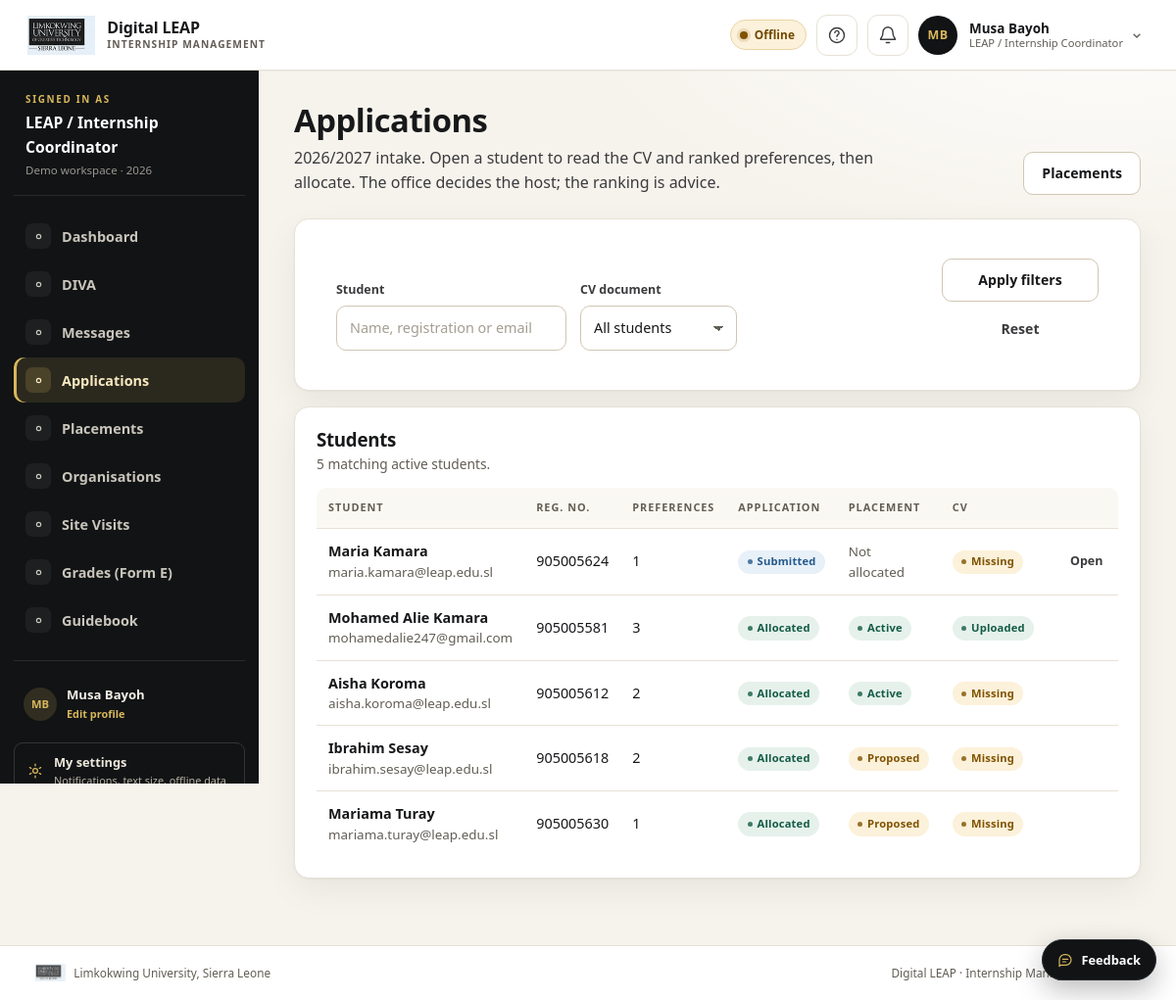
The page /digital-leap/index.php?r=coordinator/applications (signed in) on the database its author committed.
### tables this page shows
CREATE TABLE users (
  user_id           INT UNSIGNED NOT NULL AUTO_INCREMENT,
  role_id           TINYINT UNSIGNED NOT NULL,
  organisation_id   INT UNSIGNED NULL,
  first_name        VARCHAR(60)  NOT NULL,
  last_name         VARCHAR(60)  NOT NULL,
  email             VARCHAR(120) NOT NULL,
  phone             VARCHAR(25)  NULL,
  password_hash     VARCHAR(255) NULL,
  status            ENUM('invited','active','suspended') NOT NULL DEFAULT 'invited',
  must_change_password TINYINT(1) NOT NULL DEFAULT 0,
  failed_attempts   TINYINT UNSIGNED NOT NULL DEFAULT 0,
  locked_until      DATETIME NULL,
  last_login_at     DATETIME NULL,
  created_at        DATETIME NOT NULL DEFAULT CURRENT_TIMESTAMP,
  updated_at        DATETIME NOT NULL DEFAULT CURRENT_TIMESTAMP ON UPDATE CURRENT_TIMESTAMP,
  PRIMARY KEY (user_id),
  UNIQUE KEY uq_users_email (email),
  KEY idx_users_role (role_id, status),
  KEY idx_users_org (organisation_id),
  CONSTRAINT fk_users_role FOREIGN KEY (role_id) REFERENCES roles (role_id),
  CONSTRAINT fk_users_org FOREIGN KEY (organisation_id) REFERENCES organisation (org_id) ON DELETE SET NULL
);

CREATE TABLE roles (
  role_id     TINYINT UNSIGNED NOT NULL AUTO_INCREMENT,
  role_key    VARCHAR(30)  NOT NULL,
  role_name   VARCHAR(60)  NOT NULL,
  description VARCHAR(255) NULL,
  created_at  DATETIME NOT NULL DEFAULT CURRENT_TIMESTAMP,
  PRIMARY KEY (role_id),
  UNIQUE KEY uq_roles_key (role_key)
);

CREATE TABLE student (
  student_id    INT UNSIGNED NOT NULL AUTO_INCREMENT,
  user_id       INT UNSIGNED NOT NULL,
  reg_no        VARCHAR(20) NOT NULL,
  programme     VARCHAR(80) NOT NULL,
  level         VARCHAR(10) NOT NULL,
  semester      VARCHAR(10) NOT NULL,
  academic_year VARCHAR(9)  NOT NULL,
  cgpa          DECIMAL(3,2) NULL,
  status        ENUM('active','on_placement','completed','withdrawn') NOT NULL DEFAULT 'active',
  created_at    DATETIME NOT NULL DEFAULT CURRENT_TIMESTAMP,
  updated_at    DATETIME NOT NULL DEFAULT CURRENT_TIMESTAMP ON UPDATE CURRENT_TIMESTAMP,
  PRIMARY KEY (student_id),
  UNIQUE KEY uq_student_user (user_id),
  UNIQUE KEY uq_student_reg (reg_no),
  CONSTRAINT fk_student_user FOREIGN KEY (user_id) REFERENCES users (user_id) ON DELETE CASCADE
);

### digital-leap/app/Views/coordinator/applications.php (the view, shortened to what the rows shown need)
<div class="page-head">
    <div>
        <h1>Applications</h1>
        <p><?= e($year) ?> intake. Open a student to read the CV and ranked preferences, then allocate. The office decides the host; the ranking is advice.</p>
    </div>
    <div class="page-actions"><a class="btn btn-outline" href="<?= e(url('coordinator/placements')) ?>">Placements</a></div>
</div>
<div class="card">
    <form method="get" action="<?= e(($GLOBALS['base'] ?? '') . '/index.php') ?>" class="filter-bar">
        <div class="field"><label for="q">Student</label><input id="q" name="q" type="search" value="<?= e($search) ?>" placeholder="Name, registration or email"></div>
        <div class="field"><label for="cv">CV document</label><select id="cv" name="cv">
            <option value="">All students</option>
        </select></div>
        <div class="field field-actions"><button class="btn btn-outline" type="submit">Apply filters</button><a class="btn btn-quiet" href="<?= e(url('coordinator/applications')) ?>">Reset</a></div>
    </form>
</div>
<div class="card">
    <div class="card-head"><div><h2>Students</h2><p><?= count($students) ?> matching active students.</p></div></div>
    <div class="table-wrap">
        <table class="table table--stack">
            <thead><tr><th>Student</th><th>Reg. no.</th><th>Preferences</th><th>Application</th><th>Placement</th><th>CV</th><th></th></tr></thead>
            <tbody>
            <?php foreach ($students as $student): ?>
                <tr>
                    <td data-label="Student"><strong><?= e($student['first_name'] . ' ' . $student['last_name']) ?></strong><div class="small muted"><?= e($student['email']) ?></div></td>
                    <td data-label="Reg. no."><?= e($student['reg_no']) ?></td>
                    <td data-label="Preferences"><?= (int) $student['preference_count'] ?></td>
                    <td data-label="Application"><?= $student['preference_count'] > 0 ? status_badge($student['first_status']) : '<span class="muted small">None</span>' ?></td>
                    <td data-label="Placement"><?= $student['placement_status'] ? status_badge($student['placement_status']) : '<span class="muted small">Not allocated</span>' ?></td>
                    <td data-label="CV"><?= $student['cv_doc'] ? '<span class="badge badge-ok">Uploaded</span>' : '<span class="badge badge-warn">Missing</span>' ?></td>
                    <td class="right nowrap">
                        <a class="btn btn-sm btn-quiet" href="<?= e(url('coordinator/applications/view', ['student_id' => (int) $student['student_id']])) ?>">Open</a>
                    </td>
                </tr>
            <?php endforeach; ?>
            </tbody>
        </table>
    </div>
</div>

### digital-leap/app/helpers.php (shortened to what the rows shown need)
<?php
function e($value): string
{
    return htmlspecialchars((string) ($value ?? ''), ENT_QUOTES, 'UTF-8');
}
function url(string $route = '', array $params = []): string
{
    $base = $GLOBALS['base'] ?? '';
    $query = ['r' => $route] + $params;
    return $base . '/index.php?' . http_build_query($query);
}
function asset(string $path): string
{
    $path = ltrim($path, '/');
    $file = BASE_PATH . '/public/assets/' . $path;
    $version = is_file($file) ? '?v=' . filemtime($file) : '';
    return ($GLOBALS['base'] ?? '') . '/public/assets/' . $path . $version;
}
function qget(string $key, $default = null)
{
    return $_GET[$key] ?? $default;
}
function status_badge(?string $status): string
{
    $key = strtolower((string) $status);
    $map = [
        'draft' => 'muted', 'proposed' => 'warn', 'pending' => 'warn', 'invited' => 'warn',
        'submitted' => 'info', 'shortlisted' => 'info', 'scheduled' => 'info',
        'approved' => 'ok', 'active' => 'ok', 'completed' => 'ok', 'signed' => 'ok',
        'published' => 'ok', 'assessed' => 'ok', 'mentor_reviewed' => 'ok', 'allocated' => 'ok',
        'returned' => 'bad', 'rejected' => 'bad', 'failed' => 'bad', 'missed' => 'bad',
        'terminated' => 'bad', 'suspended' => 'bad', 'withdrawn' => 'muted',
        'moderated' => 'info', 'queued' => 'warn', 'sent' => 'ok', 'cancelled' => 'muted',
        'expired' => 'bad', 'none' => 'muted', 'inactive' => 'muted',
    ];
    $tone = $map[$key] ?? 'muted';
    return '<span class="badge badge-' . $tone . '">' . e(ucwords(str_replace('_', ' ', $key))) . '</span>';
}
function initials(string $first, string $last): string
{
    return strtoupper(substr($first, 0, 1) . substr($last, 0, 1));
}
function avatar_file(int $userId): ?string
{
    $dir = STORAGE_PATH . '/uploads/avatars';
    foreach (['jpg', 'jpeg', 'png', 'webp'] as $ext) {
        $path = $dir . '/' . $userId . '.' . $ext;
    }
    return null;
}
function avatar_url(?array $user = null): ?string
{
    $id = (int) ($user['user_id'] ?? \Leap\Core\Auth::id());
    $file = avatar_file($id);
    if ($file === null) {
        return null;
    }
    return url('avatar', ['u' => $id, 'v' => filemtime($file) . '-' . filesize($file)]);
}
function avatar_html(array $user, string $class = 'chat-avatar'): string
{
    $id = (int) ($user['user_id'] ?? 0);
    $first = (string) ($user['first_name'] ?? '');
    $last = (string) ($user['last_name'] ?? '');
    $file = $id > 0 && \Leap\Controllers\ProfileController::canViewAvatar($id) ? avatar_file($id) : null;
    return '<span class="' . e($class) . '" aria-hidden="true">' . e(initials($first, $last)) . '</span>';
}

### digital-leap/app/Views/layout.php (shortened to what the rows shown need)
<?php
$user = Auth::user();
$route = (string) ($_GET['r'] ?? '');
$unread = 0;
if ($user !== null) {
    $unread = (int) Database::val('SELECT COUNT(*) FROM notification WHERE user_id = ? AND is_read = 0', [(int) $user['user_id']]);
}
$prefUid = $user === null ? 0 : (int) $user['user_id'];
$textSize = Preference::textSize($prefUid);
$calmMotion = Preference::reduceMotion($prefUid);
$nav = $user === null ? [] : nav_items();
$avatarUrl = $user === null ? null : avatar_url($user);
$authRoutes = ['login', 'register', 'forgot', 'reset', 'token/supervisor'];
$isAuthPage = $user === null && in_array($route, $authRoutes, true);
?>
<!doctype html>
<html lang="en" data-text-size="<?= e($textSize) ?>"<?= $calmMotion ? ' data-reduce-motion="on"' : '' ?>>
<head>
<link rel="stylesheet" href="<?= e(asset('css/app.css')) ?>">
</head>
<body class="<?= $user !== null ? 'app-shell' : ($isAuthPage ? 'auth-shell' : 'landing-shell') ?>" data-role="<?= e($user !== null ? (string) Auth::role() : 'guest') ?>" data-page="<?= e($route) ?>">
<?php if ($user !== null): ?>
<header class="topbar">
    <div class="topbar-left">
        <a class="brand" href="<?= e(url('dashboard')) ?>" data-tour="brand">
            <img class="brand-logo" src="<?= e(asset('img/limkokwing-logo.png')) ?>" alt="Limkokwing University of Creative Technology, Sierra Leone">
            <span class="brand-text">Digital LEAP<small>Internship Management</small></span>
        </a>
    </div>
    <div class="topbar-right">
        <p class="net-pill" data-net-status data-state="online" role="status" aria-live="polite">
            <span class="net-dot" aria-hidden="true"></span><span class="net-text">Online</span>
        </p>
        <button class="icon-btn tour-trigger" type="button" data-tour-start aria-label="Take a guided tour" title="Take a guided tour">
            <svg viewBox="0 0 24 24" aria-hidden="true"><circle cx="12" cy="12" r="9"/><path d="M9.5 9a2.5 2.5 0 1 1 4 2c-.9.7-1.5 1.2-1.5 2.5"/><path d="M12 17h.01"/></svg>
        </button>
        <div class="menu-wrap">
            <button class="icon-btn bell-btn" type="button" data-notif-toggle aria-expanded="false" aria-controls="notif-panel" aria-label="Notifications<?= $unread > 0 ? ', ' . $unread . ' unread' : '' ?>" data-tour="notifications">
                <svg viewBox="0 0 24 24" aria-hidden="true"><path d="M18 8a6 6 0 0 0-12 0c0 7-3 7-3 9h18c0-2-3-2-3-9"/><path d="M10 21h4"/></svg>
            </button>
        </div>
        <div class="menu-wrap user-chip" data-tour="profile">
            <a class="avatar-link" href="<?= e(url('profile')) ?>" aria-label="Open my profile to edit details and profile photo">
                <?php if ($avatarUrl !== null): ?>
                    <img class="avatar avatar-img" src="<?= e($avatarUrl) ?>" alt="">
                <?php else: ?>
                    <span class="avatar" aria-hidden="true"><?= e(initials((string) $user['first_name'], (string) $user['last_name'])) ?></span>
                <?php endif; ?>
            </a>
            <button class="user-menu-toggle" type="button" data-user-toggle aria-expanded="false" aria-controls="user-menu">
                <span class="user-meta">
                    <strong><?= e($user['first_name'] . ' ' . $user['last_name']) ?></strong>
                    <small><?= e($user['role_name']) ?></small>
                </span>
                <svg class="menu-caret" viewBox="0 0 24 24" aria-hidden="true"><path d="m7 10 5 5 5-5"/></svg>
            </button>
        </div>
    </div>
</header>
<div class="shell">
    <aside class="sidebar" id="sidebar">
        <div class="sidebar-role">
            <span class="sidebar-role-label">Signed in as</span>
            <strong><?= e($user['role_name']) ?></strong>
            <span class="sidebar-role-sub">Demo workspace · <?= e(date('Y')) ?></span>
        </div>
        <nav aria-label="Main navigation" data-tour="nav">
            <?php foreach ($nav as [$href, $label]): ?>
                <?php $isActive = $route === $href || str_starts_with($route, $href . '/'); ?>
                <a href="<?= e(url($href)) ?>" class="<?= $isActive ? 'active' : '' ?>"<?= $isActive ? ' aria-current="page"' : '' ?>>
                    <span class="nav-ico" aria-hidden="true"><svg viewBox="0 0 24 24"><?= $navIcons[$href] ?? '<circle cx="12" cy="12" r="3"/>' ?></svg></span>
                    <span><?= e($label) ?></span>
                </a>
            <?php endforeach; ?>
        </nav>
        <div class="sidebar-foot">
            <a class="sidebar-profile" href="<?= e(url('profile')) ?>">
                <?= avatar_html(['user_id' => (int) ($user['user_id'] ?? 0), 'first_name' => (string) $user['first_name'], 'last_name' => (string) $user['last_name']], 'sidebar-avatar') ?>
                <span><?= e($user['first_name'] . ' ' . $user['last_name']) ?><small>Edit profile</small></span>
            </a>
            <a class="sidebar-settings" href="<?= e(url('settings')) ?>">
                <svg viewBox="0 0 24 24" aria-hidden="true"><circle cx="12" cy="12" r="3.2"/><path d="M12 2.8v2.4M12 18.8v2.4M4.5 7.5l2 1.2M17.5 15.3l2 1.2M4.5 16.5l2-1.2M17.5 8.7l2-1.2"/></svg>
                <span>My settings<small>Notifications, text size, offline data</small></span>
            </a>
        </div>
    </aside>
    <main id="main" class="main">
        <?= $content ?>
    </main>
</div>
<?php endif; ?>
</body>
</html>

### rows shown on the page
users: first_name+last_name "MB", first_name+last_name "Musa Bayoh", role.role_name "LEAP / Internship Coordinator", initials($first, $last) "MB"
student: user.last_name "Maria Kamara", user.email "maria.kamara@leap.edu.sl", reg_no "905005624", preference_count "1", key "Submitted", shows "Not allocated", shows "Missing"
student: user.last_name "Mohamed Alie Kamara", user.email "mohamedalie247@gmail.com", reg_no "905005581", preference_count "3", key "Allocated Active", shows "Uploaded"
student: user.last_name "Aisha Koroma", user.email "aisha.koroma@leap.edu.sl", reg_no "905005612", preference_count "2", key "Allocated Active", shows "Missing"
student: user.last_name "Ibrahim Sesay", user.email "ibrahim.sesay@leap.edu.sl", reg_no "905005618", preference_count "2", key "Allocated Proposed", shows "Missing"
student: user.last_name "Mariama Turay", user.email "mariama.turay@leap.edu.sl", reg_no "905005630", preference_count "1", key "Allocated Proposed", shows "Missing"

### other values the page prints
$label "Dashboard"
$label "DIVA"
$label "Messages"
$label "Applications"
$label "Placements"
$label "Organisations"
$label "Site Visits"
$label "Grades (Form E)"
$label "Guidebook"
$year "2026/2027"
count($students) "5"
